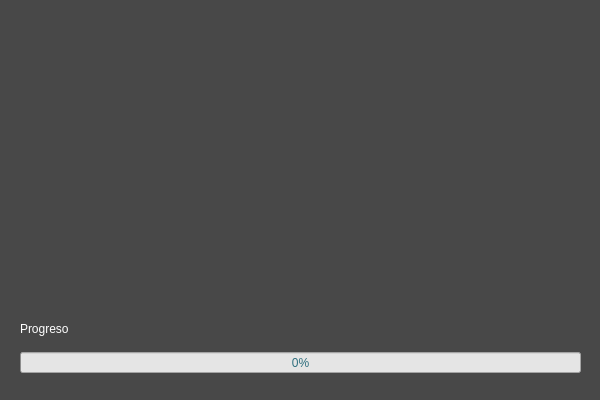
<?xml version="1.0" encoding="UTF-8"?>
<ui version="4.0">
 <class>ImageContainer</class>
 <widget class="QWidget" name="ImageContainer">
  <property name="geometry">
   <rect>
    <x>0</x>
    <y>0</y>
    <width>600</width>
    <height>400</height>
   </rect>
  </property>
  <property name="windowTitle">
   <string>Form</string>
  </property>
  <property name="styleSheet">
   <string notr="true">background-color: rgb(72, 72, 72);</string>
  </property>
  <widget class="QWidget" name="verticalLayoutWidget">
   <property name="geometry">
    <rect>
     <x>20</x>
     <y>20</y>
     <width>561</width>
     <height>291</height>
    </rect>
   </property>
   <layout class="QVBoxLayout" name="verticalLayout"/>
  </widget>
  <widget class="QLabel" name="label">
   <property name="geometry">
    <rect>
     <x>20</x>
     <y>320</y>
     <width>58</width>
     <height>18</height>
    </rect>
   </property>
   <property name="styleSheet">
    <string notr="true">color: rgb(255, 255, 255);</string>
   </property>
   <property name="text">
    <string>Progreso</string>
   </property>
  </widget>
  <widget class="QProgressBar" name="ProgressBar">
   <property name="geometry">
    <rect>
     <x>20</x>
     <y>352</y>
     <width>561</width>
     <height>21</height>
    </rect>
   </property>
   <property name="styleSheet">
    <string notr="true">color: rgb(47, 111, 126);
background-color: rgb(229, 229, 229);</string>
   </property>
   <property name="value">
    <number>0</number>
   </property>
  </widget>
 </widget>
 <resources/>
 <connections/>
</ui>
